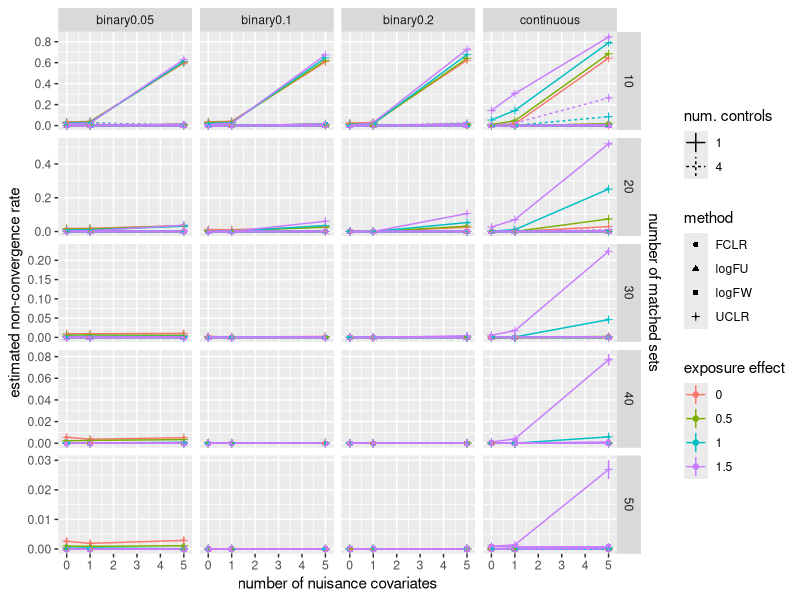
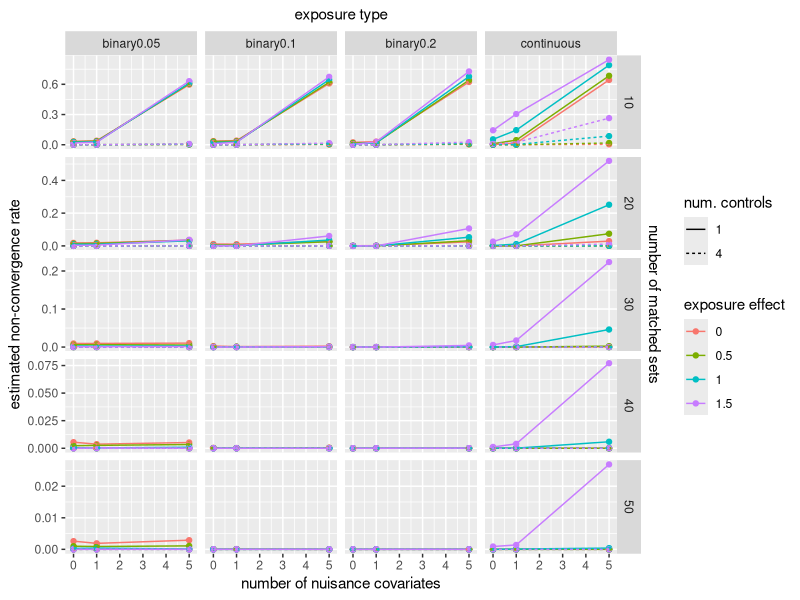
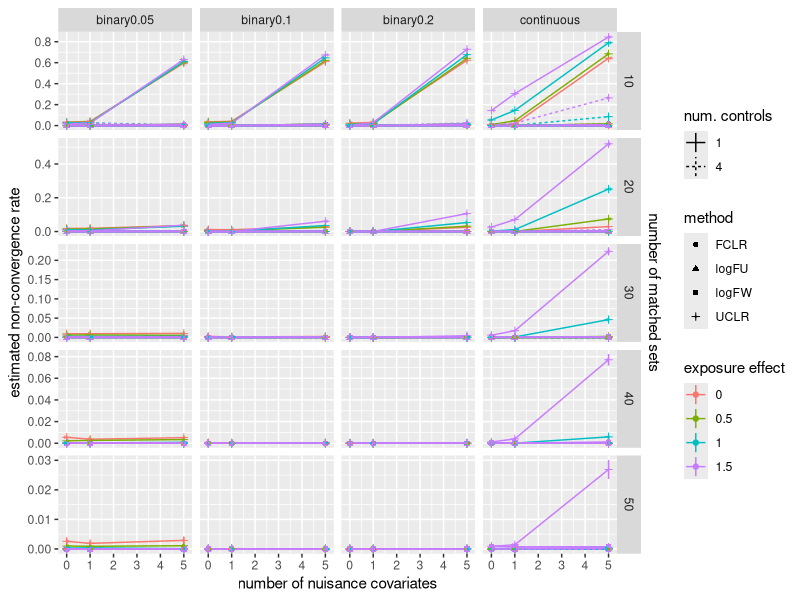
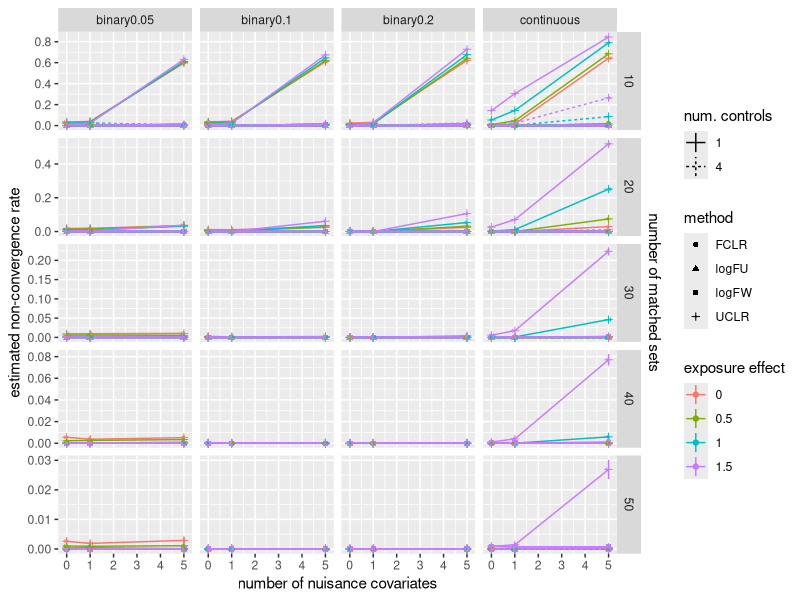
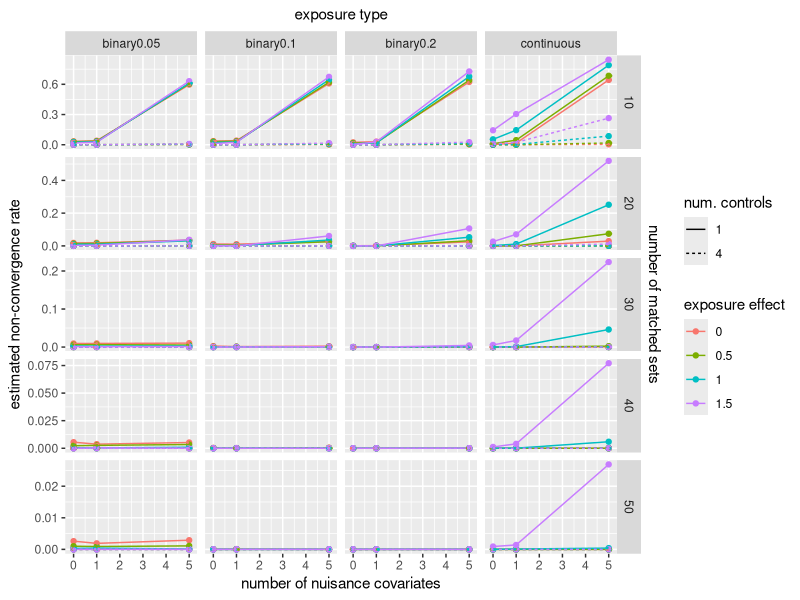
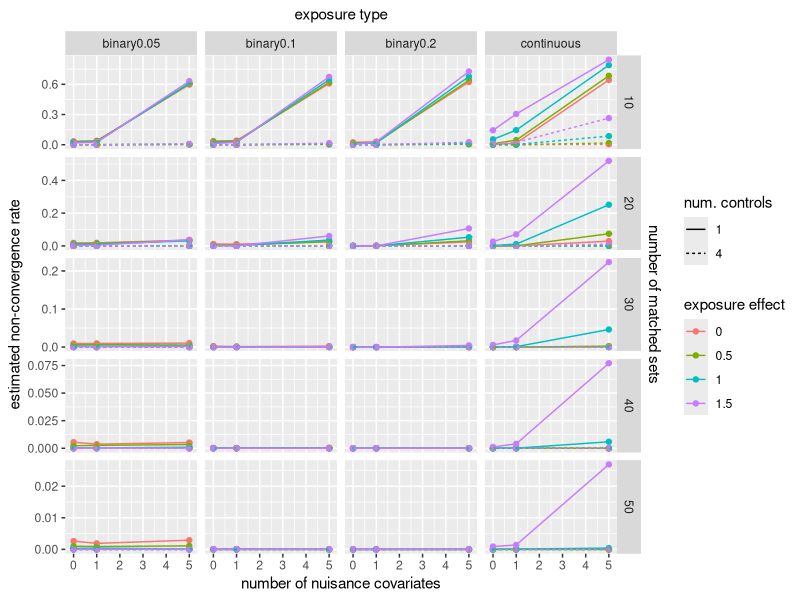

The R source for these figures, in order:
## ---- chunk 1
knitr::opts_chunk$set(echo = TRUE)
## ---- chunk 2
library(tidyverse)
library(xtable)
## ---- chunk 3
res <- read.table("simres.txt",header=TRUE)
res$method[res$method=="Firth"] <- "FCLR"
res$method[res$method=="CLR"] <- "UCLR"
# make sure simulation config parameters are all factors
for(col in c("method","ConCaseRatio","nmatch","exptype","beta","ncov")) {
  res[,col] <- factor(res[,col])
}
## ---- chunk 4
ConCaseRatio <- c(1,4)
nmatch <- c(10,20,30,40,50)
exptype <- c("continuous",paste0("binary",c(.05,.10,.20)))
betas <- c(0:3)/2
ncov <- c(0,1,5)
params <- expand.grid(ConCaseRatio,nmatch,exptype,betas,ncov)
names(params) <- c("ConCaseRatio","nmatch","exptype","beta","ncov")
mm <- rep(NA,nrow(params))
for(i in 1:nrow(params)) {
  ind <- (params[i,"ConCaseRatio"]==res[,"ConCaseRatio"] &
            params[i,"nmatch"]==res[,"nmatch"] &
            params[i,"exptype"]==res[,"exptype"] &
            params[i,"beta"]==res[,"beta"] &
            params[i,"ncov"] ==res[,"ncov"])
  pres <- res[ind,1:7]
  mm[i] <- which.max(pres[,"pfail"]) 
  #exp.ord <- (pres[pres$method=="UCLR","pfail"]>= pres[pres$method=="FCLR","pfail"]) &
  #              (pres[pres$method=="FCLR","pfail"]>=pres[pres$method=="logFU","pfail"])
  #if(!exp.ord) print(pres)
}
table(mm)/480
## ---- chunk 5
tt <- res %>% group_by(method) %>% summarize(max=max(pfail),median=median(pfail))
## ---- chunk 6
fres <-  res
fres$pfail.se<- with(fres,sqrt(pfail*(1-pfail)/10000))
fres$ncov <- as.numeric(as.character(fres$ncov))
ggplot(fres,aes(x=ncov,y=pfail,color=beta,linetype=ConCaseRatio,shape=method)) + geom_point() + geom_line() +
  geom_linerange(aes(ymin=pfail-2*pfail.se,ymax=pfail+2*pfail.se)) +
  facet_grid(nmatch~exptype) +
  scale_y_continuous(sec.axis = sec_axis(~ . , name = "number of matched sets",breaks = NULL,labels = NULL)) +
  geom_point(position=position_jitter(.1),size=.3) +
  facet_grid(nmatch~exptype,scale="free") + 
 # scale_y_continuous(n.breaks = 4) +
  xlab("number of nuisance covariates")+ ylab("estimated non-convergence rate") +
  labs(color="exposure effect") +
  labs(linetype="num. controls")
   ggtitle("exposure type") +
theme(plot.title = element_text(hjust = 0.5, size = 11))
ggsave(file="SuppMatSimRes/full_nonconv.eps",device="eps")
ggsave(file="SuppMatSimRes/full_nonconv.pdf",device="pdf")
## ---- chunk 7
fres <- filter(res,method=="UCLR")
fres$ncov <- as.numeric(as.character(fres$ncov))
fres$pfail.se<- with(fres,sqrt(pfail*(1-pfail)/10000))
ggplot(fres,aes(x=ncov,y=pfail,color=beta,linetype=ConCaseRatio)) + geom_point() + geom_line() +
  #geom_linerange(aes(ymin=pfail-2*pfail.se,ymax=pfail+2*pfail.se)) +
  facet_grid(nmatch~exptype) +
  scale_y_continuous(sec.axis = sec_axis(~ . , name = "number of matched sets",breaks = NULL,labels = NULL),n.breaks=4) +
  geom_point(position=position_jitter(.1),size=.3) +
  facet_grid(nmatch~exptype,scale="free") + 
  #scale_y_continuous(n.breaks = 4) +
  xlab("number of nuisance covariates")+ ylab("estimated non-convergence rate") +
  labs(color="exposure effect") +
  labs(linetype="num. controls") +
   ggtitle("exposure type") +
theme(plot.title = element_text(hjust = 0.5, size = 11))
   
ggsave(file="nonconv.eps",device="eps")
ggsave(file="nonconv.pdf",device="pdf")
